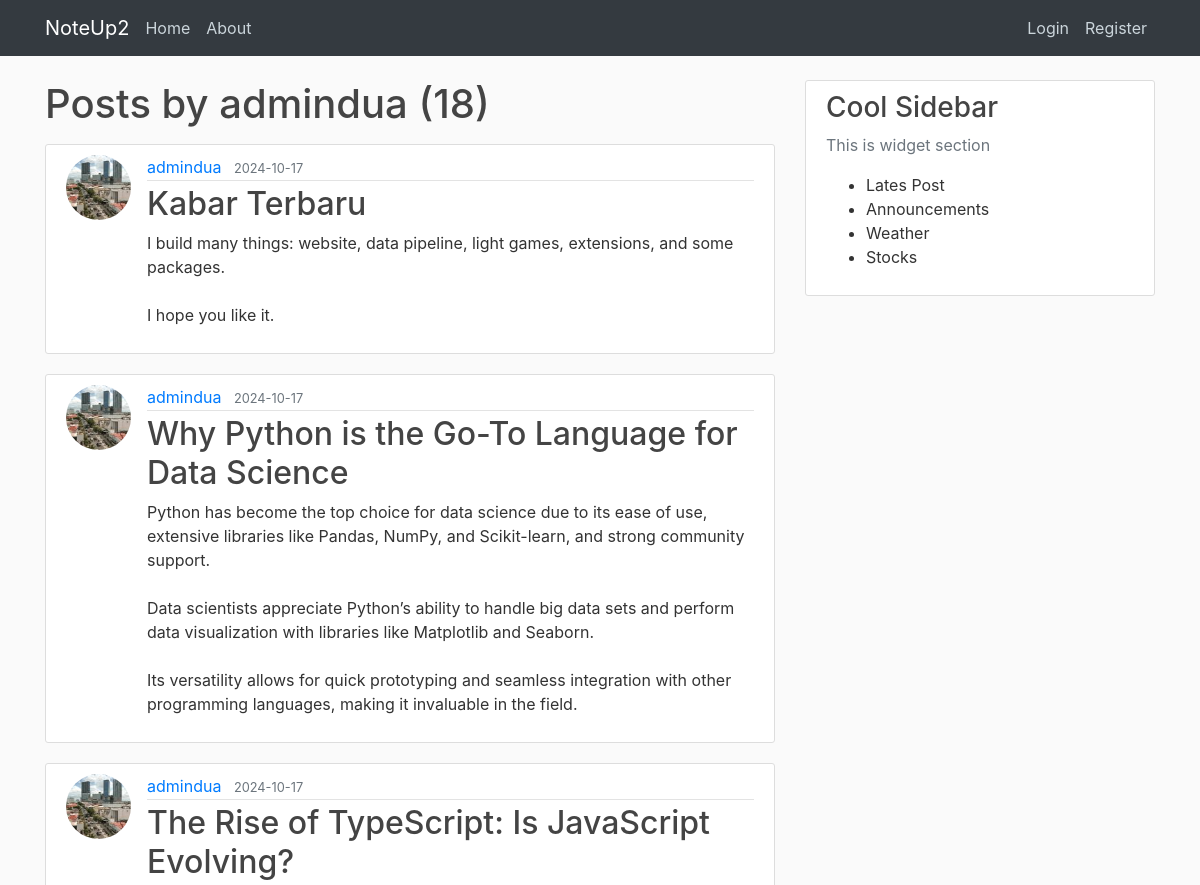
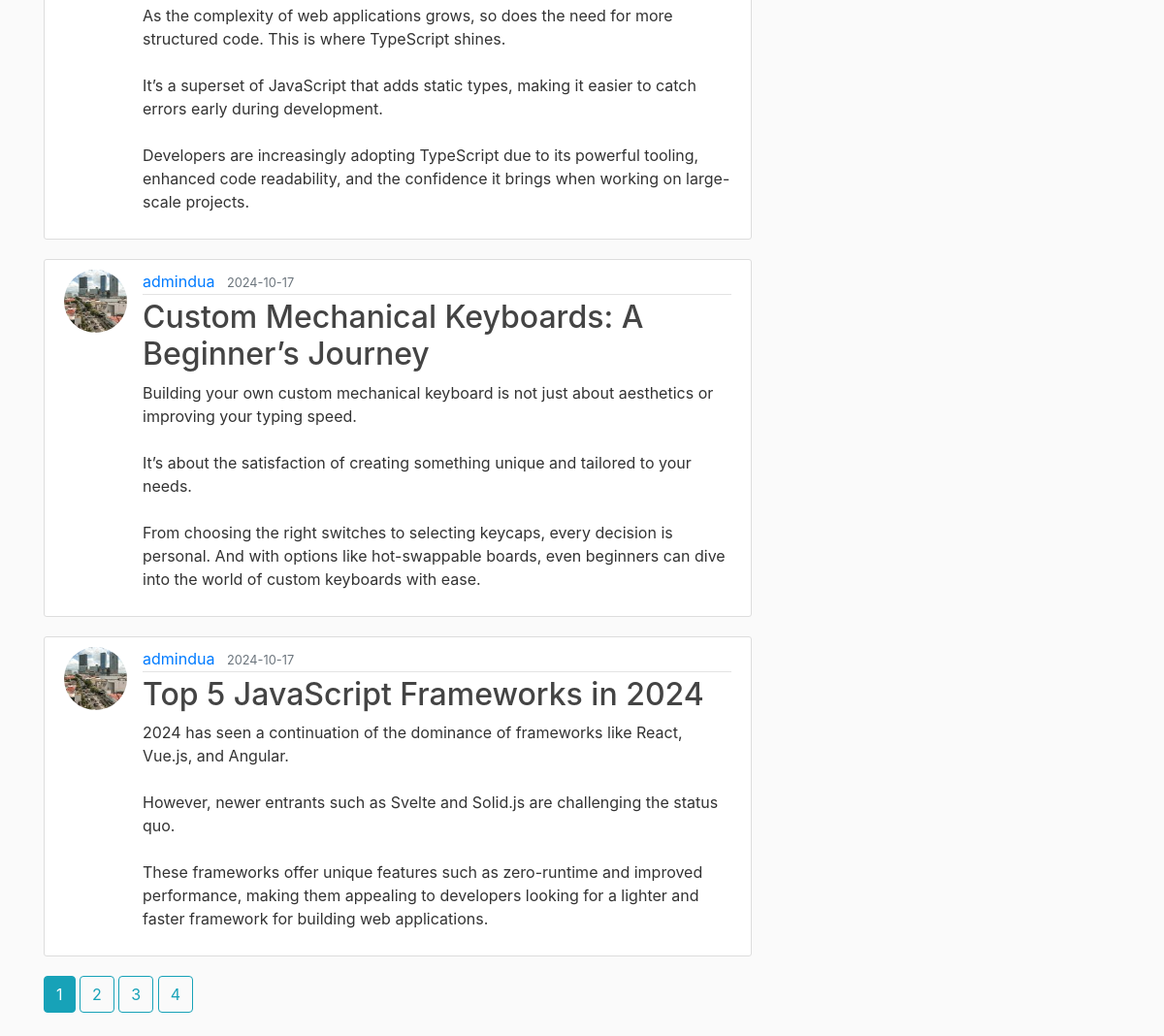
Page /user/admindua on the committed database (2 pictures, top to bottom).
### noteup/models.py (models this page shows, shortened)
class User(db.Model, UserMixin):
    id = db.Column(db.Integer, primary_key=True)
    username = db.Column(db.String(20), unique=True, nullable=False)
    email = db.Column(db.String(100), unique=True, nullable=False)
    image_file = db.Column(db.String(20), nullable=False, default='default.jpg')
    password = db.Column(db.String(60), nullable=False)
    posts = db.relationship('Post', backref='author', lazy=True)

class Post(db.Model):
    id = db.Column(db.Integer, primary_key=True)
    title = db.Column(db.String(100), nullable=False)
    date_posted = db.Column(db.DateTime, nullable=False, default=datetime.now(timezone.utc))
    content = db.Column(db.Text, nullable=False)
    user_id = db.Column(db.Integer, db.ForeignKey('user.id'), nullable=False)

### noteup/routes.py (the view)
@app.route("/user/<username>")
def user_posts(username):
    page = request.args.get('page', 1, type=int)
    user = User.query.filter_by(username=username).first_or_404()
    posts = Post.query.filter_by(author=user)\
            .order_by(Post.date_posted.desc())\
            .paginate(page=page, per_page=5)
    return render_template('user_posts.html', posts=posts, user=user)

### noteup/templates/user_posts.html
{% extends "layout.html" %}
{% block content %}
    <h1 class="mb-3">Posts by {{ user.username }} ({{ posts.total }})</h1>
    {% for post in posts.items %}
        <article class="media content-section">
            <img class="rounded-circle article-img" src="{{ url_for('static', filename='img/' + post.author.image_file) }}">
            <div class="media-body">
                <div class="article-metadata">
                    <a href="{{ url_for('user_posts', username=post.author.username) }}" class="mr-2">{{ post.author.username }}</a>
                    <small class="text-muted">{{ post.date_posted.strftime('%Y-%m-%d') }}</small>
                </div>
                <h2><a href="{{ url_for('post', post_id=post.id) }}" class="article-title">{{ post.title }}</a></h2>
                <p class="article-content">{{ post.content }}</p>
            </div>
        </article>
    {% endfor %}
    {% for page_num in posts.iter_pages(left_edge=1, right_edge=1, left_current=1, right_current=2) %}
        {% if page_num %}
            {% if posts.page == page_num %}
                <a class="btn btn-info mb-4" href="{{ url_for('user_posts', username=user.username, page=page_num) }}">{{ page_num }}</a>
            {% else %}
                <a class="btn btn-outline-info mb-4" href="{{ url_for('user_posts', username=user.username, page=page_num) }}">{{ page_num }}</a>
            {% endif %}
        {% else %}
        ...
        {% endif %}
    {% endfor %}
{% endblock content %}

### noteup/static/style.css (style rules this page uses)
body { background: #fafafa; color: #333333; margin-top: 5rem; }
h1, h2, h3, h4, h5, h6 { color: #444444; }
.content-section { background: #ffffff; padding: 10px 20px; border: 1px solid #dddddd; border-radius: 3px; margin-bottom: 20px; }
.article-title { color: #444444; }
.article-content { white-space: pre-line; }
.article-img { height: 65px; width: 65px; margin-right: 16px; }
.article-metadata { padding-bottom: 1px; margin-bottom: 4px; border-bottom: 1px solid #e3e3e3; }

### rows in the picture
User: username "admindua"
Post: image_file (picture), author.username "admindua", date_posted "2024-10-17", title "Kabar Terbaru", content "I build many things: website, data pipeline, light games, extensions, and some packages. I hope you like it."
Post: image_file (picture), author.username "admindua", date_posted "2024-10-17", title "Why Python is the Go-To Language for Data Science", content "Python has become the top choice for data science due to its ease of use, extensive libraries like Pandas, NumPy, and Scikit-learn, and strong community support. Data scientists appreciate Python’s ability to handle big data sets and perform data visualization with libraries like Matplotlib and Seaborn. Its versatility allows for quick prototyping and seamless integration with other programming languages, making it invaluable in the field."
Post: image_file (picture), author.username "admindua", date_posted "2024-10-17", title "The Rise of TypeScript: Is JavaScript Evolving?", content "As the complexity of web applications grows, so does the need for more structured code. This is where TypeScript shines. It’s a superset of JavaScript that adds static types, making it easier to catch errors early during development. Developers are increasingly adopting TypeScript due to its powerful tooling, enhanced code readability, and the confidence it brings when working on large-scale projects."
Post: image_file (picture), author.username "admindua", date_posted "2024-10-17", title "Custom Mechanical Keyboards: A Beginner’s Journey", content "Building your own custom mechanical keyboard is not just about aesthetics or improving your typing speed. It’s about the satisfaction of creating something unique and tailored to your needs. From choosing the right switches to selecting keycaps, every decision is personal. And with options like hot-swappable boards, even beginners can dive into the world of custom keyboards with ease."
Post: image_file (picture), author.username "admindua", date_posted "2024-10-17", title "Top 5 JavaScript Frameworks in 2024", content "2024 has seen a continuation of the dominance of frameworks like React, Vue.js, and Angular. However, newer entrants such as Svelte and Solid.js are challenging the status quo. These frameworks offer unique features such as zero-runtime and improved performance, making them appealing to developers looking for a lighter and faster framework for building web applications."

### other values in the picture
{{ posts.total }} "18"
{{ page_num }} "1"
{{ page_num }} "2" "3" "4"
